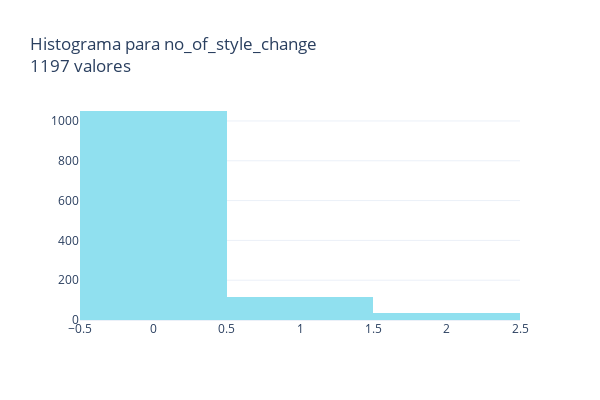
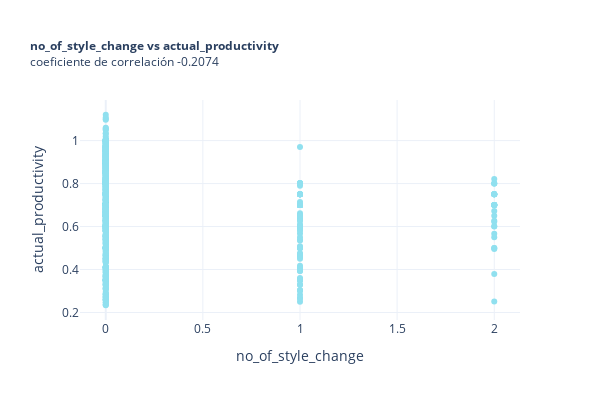

The notebook cell saved with these charts, in order:
### Markdown cell above
## 5.7 Exploremos ```no_of_style_change```

Esta variable representa -según el diccionario de datos- el número de cambios en el estilo de un producto en particular. Podríamos pensar originalmente que esta variable tiene un reflejo en la productividad pues si hay muchos cambios en el estilo de un producto, puede que existan otros procesos que se vean afectados.

Para el análisis de esta variable realizaremos lo siguiente: 
1. **Tipo de variable**
2. **Descripción estadística**
3. **Identificación de valores nulos**
4. **Relevancia de la variable dentro de los datos**

### Code cell
basic_var_description('no_of_style_change', df)

### Figure 1 — Plotly figure (JSON) as saved in the notebook; plotly's stock layout.template omitted (floating-point values rounded to 4 significant figures; data arrays with more than 128 entries replaced by an {"elided": "..."} marker saying what was removed)
{"data": [{"marker": {"color": "#90e0ef"}, "type": "histogram", "x": {"elided": "1197 int values"}}], "layout": {"height": 400, "title": {"text": "Histograma para no_of_style_change<br>1197 valores"}, "width": 600}}

### Figure 2 — Plotly figure (JSON) as saved in the notebook; plotly's stock layout.template omitted (floating-point values rounded to 4 significant figures; data arrays with more than 128 entries replaced by an {"elided": "..."} marker saying what was removed)
{"data": [{"marker": {"color": "#90e0ef"}, "mode": "markers", "type": "scatter", "x": {"elided": "1197 int values"}, "y": {"elided": "1197 float values"}}], "layout": {"height": 400, "title": {"font": {"size": 12}, "text": "<b>no_of_style_change vs actual_productivity</b><br>coeficiente de correlación -0.2074"}, "width": 600, "xaxis": {"title": {"text": "no_of_style_change"}}, "yaxis": {"title": {"text": "actual_productivity"}}}}
